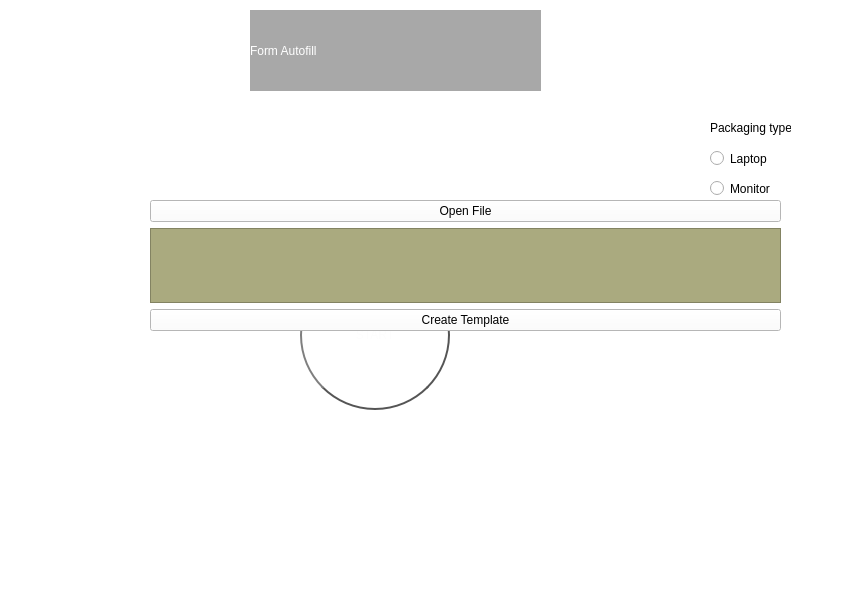
<?xml version="1.0" encoding="UTF-8"?>
<ui version="4.0">
 <class>Dialog</class>
 <widget class="QDialog" name="Dialog">
  <property name="geometry">
   <rect>
    <x>0</x>
    <y>0</y>
    <width>850</width>
    <height>600</height>
   </rect>
  </property>
  <property name="minimumSize">
   <size>
    <width>850</width>
    <height>600</height>
   </size>
  </property>
  <property name="windowTitle">
   <string>Dialog</string>
  </property>
  <property name="styleSheet">
   <string notr="true">background-color: rgb(255, 255, 255);</string>
  </property>
  <widget class="QRadioButton" name="laptop_box_size">
   <property name="geometry">
    <rect>
     <x>710</x>
     <y>150</y>
     <width>82</width>
     <height>17</height>
    </rect>
   </property>
   <property name="text">
    <string>Laptop</string>
   </property>
  </widget>
  <widget class="QRadioButton" name="Monitor">
   <property name="geometry">
    <rect>
     <x>710</x>
     <y>180</y>
     <width>82</width>
     <height>17</height>
    </rect>
   </property>
   <property name="text">
    <string>Monitor</string>
   </property>
  </widget>
  <widget class="QLabel" name="pack_type_label">
   <property name="geometry">
    <rect>
     <x>710</x>
     <y>120</y>
     <width>81</width>
     <height>16</height>
    </rect>
   </property>
   <property name="text">
    <string>Packaging type</string>
   </property>
  </widget>
  <widget class="QLabel" name="app_name_label">
   <property name="geometry">
    <rect>
     <x>250</x>
     <y>10</y>
     <width>291</width>
     <height>81</height>
    </rect>
   </property>
   <property name="styleSheet">
    <string notr="true">color: rgb(255, 255, 255);
background-color: rgb(168, 168, 168);
font: 36pt &quot;Bahnschrift SemiLight&quot;;
</string>
   </property>
   <property name="text">
    <string>Form Autofill</string>
   </property>
  </widget>
  <widget class="QPushButton" name="start_button">
   <property name="geometry">
    <rect>
     <x>300</x>
     <y>260</y>
     <width>150</width>
     <height>150</height>
    </rect>
   </property>
   <property name="maximumSize">
    <size>
     <width>150</width>
     <height>150</height>
    </size>
   </property>
   <property name="styleSheet">
    <string notr="true">QPushButton {
	font: 26pt &quot;MS Shell Dlg 2&quot;;
	color: rgb(253, 253, 253);
    border: 2px solid #555;
    border-radius: 75px;
    border-style: outset;
    background: qradialgradient(
        cx: 0.3, cy: -0.4, fx: 0.3, fy: -0.4,
        radius: 1.35, stop: 0 #fff, stop: 1 #bdb
        );
    padding: 5px;
    }

QPushButton:hover {
    background: qradialgradient(
        cx: 0.3, cy: -0.4, fx: 0.3, fy: -0.4,
        radius: 1.35, stop: 0 #fff, stop: 1 #bbb
        );
    }

QPushButton:pressed {
    border-style: inset;
    background: qradialgradient(
        cx: 0.4, cy: -0.1, fx: 0.4, fy: -0.1,
        radius: 1.35, stop: 0 #fff, stop: 1 #ddd
        );
    }</string>
   </property>
   <property name="text">
    <string>START</string>
   </property>
   <property name="autoDefault">
    <bool>true</bool>
   </property>
   <property name="default">
    <bool>false</bool>
   </property>
  </widget>
  <widget class="QWidget" name="gridLayoutWidget">
   <property name="geometry">
    <rect>
     <x>80</x>
     <y>280</y>
     <width>181</width>
     <height>241</height>
    </rect>
   </property>
   <layout class="QGridLayout" name="gridLayout"/>
  </widget>
  <widget class="QWidget" name="verticalLayoutWidget">
   <property name="geometry">
    <rect>
     <x>150</x>
     <y>200</y>
     <width>631</width>
     <height>131</height>
    </rect>
   </property>
   <layout class="QVBoxLayout" name="verticalLayout">
    <item>
     <widget class="QPushButton" name="open_file_button">
      <property name="text">
       <string>Open File</string>
      </property>
     </widget>
    </item>
    <item>
     <widget class="QFrame" name="file_name">
      <property name="styleSheet">
       <string notr="true">background-color: rgb(170, 170, 127);</string>
      </property>
      <property name="frameShape">
       <enum>QFrame::StyledPanel</enum>
      </property>
      <property name="frameShadow">
       <enum>QFrame::Raised</enum>
      </property>
     </widget>
    </item>
    <item>
     <widget class="QPushButton" name="create_template_button">
      <property name="text">
       <string>Create Template</string>
      </property>
     </widget>
    </item>
   </layout>
  </widget>
 </widget>
 <resources/>
 <connections/>
</ui>
